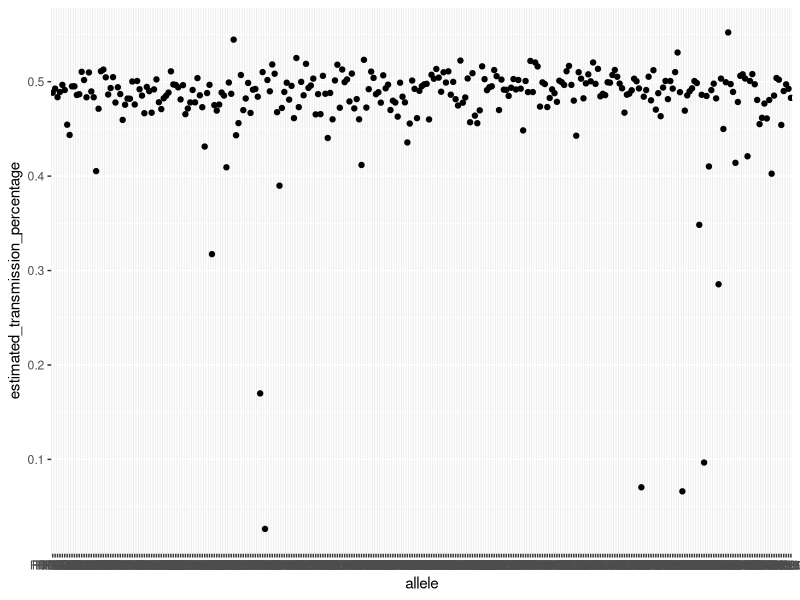
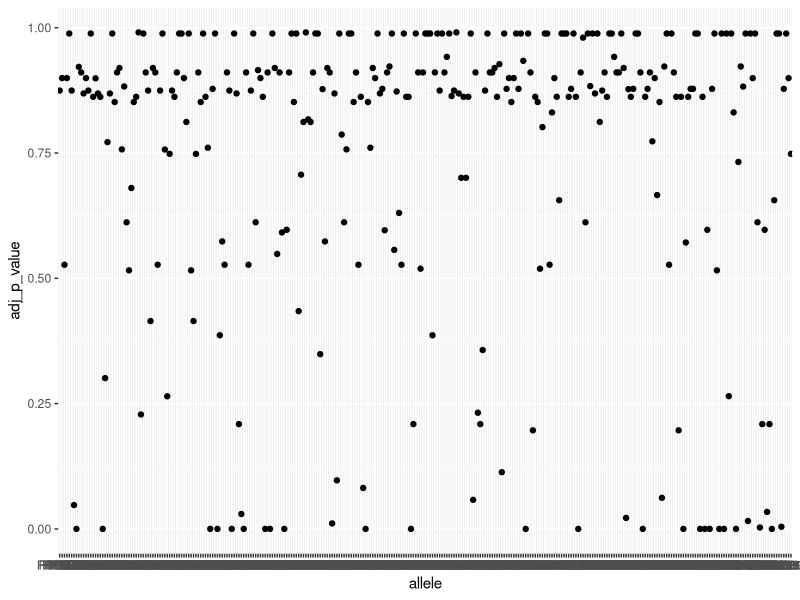
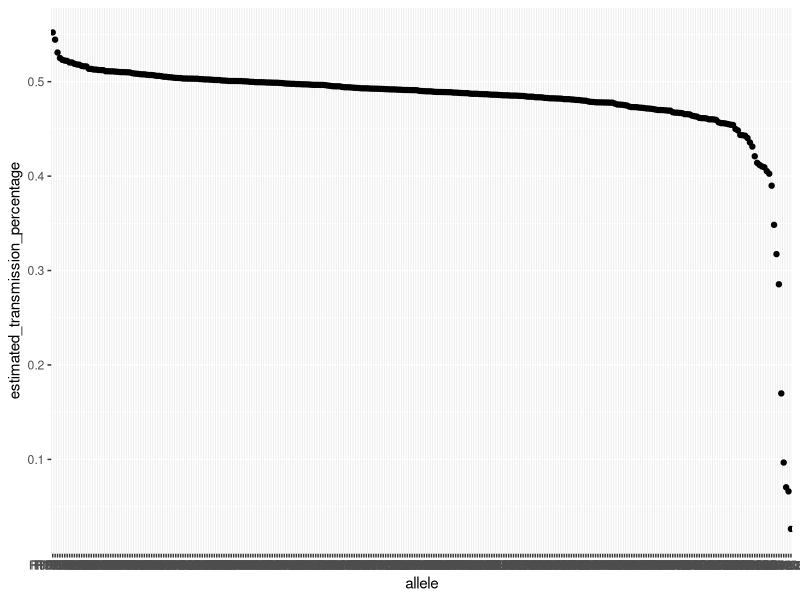
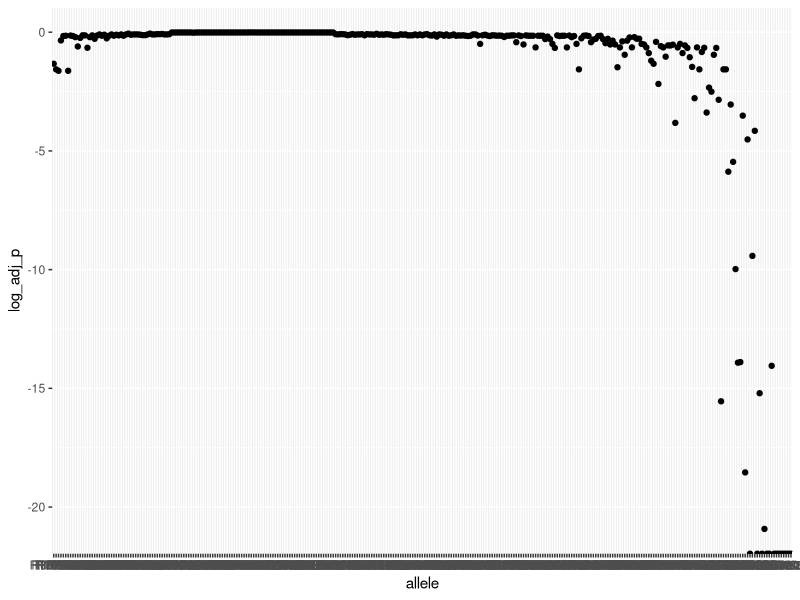
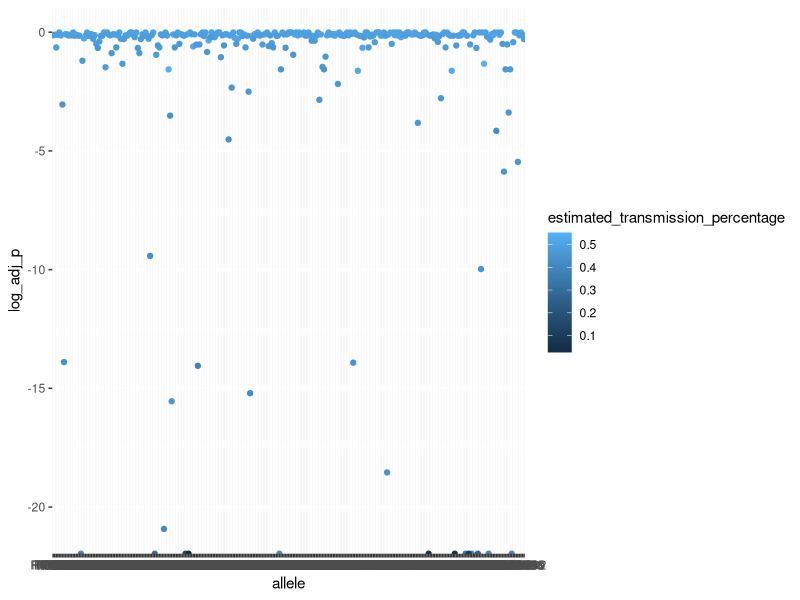
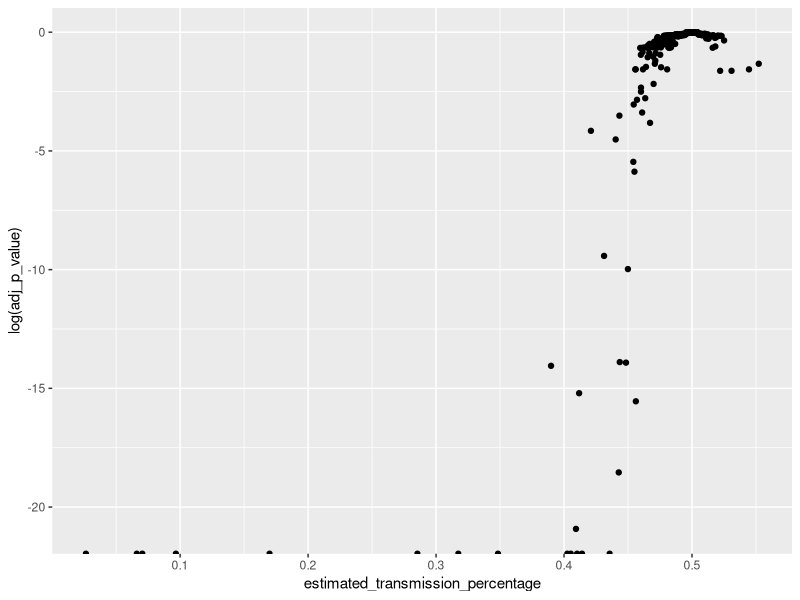
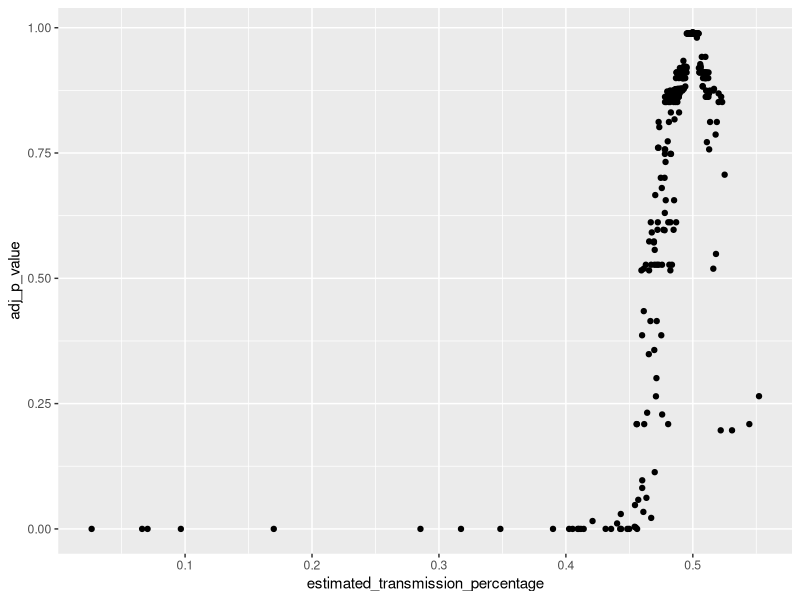
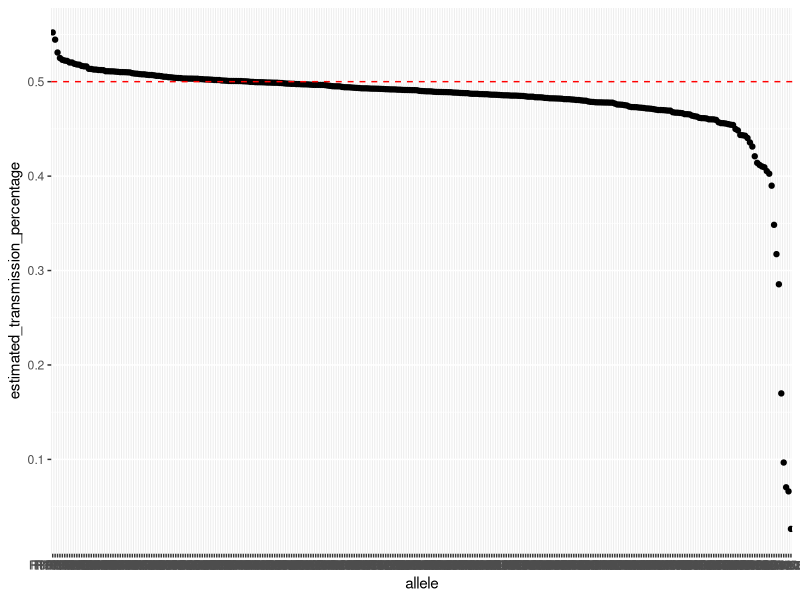

These figures' R source, in order:
## ---- chunk 1
knitr::opts_chunk$set(echo = TRUE)
## ---- chunk 2
library(tidyverse)
asn <- read.table(file = "2023_cleaned_analysis_sum.tsv",
                              header = TRUE,
                              sep = '\t')

asn_pcr <- read.table(file = "2023_cleanPCR_analysis_sum.tsv",
                              header = TRUE,
                              sep = '\t')
## ---- chunk 3
ggplot(asn, mapping = aes(x = allele, 
                          y = estimated_transmission_percentage)) + geom_point()
## ---- chunk 4
ggplot(asn, mapping = aes(x = allele, 
                          y = adj_p_value)) + geom_point()
## ---- chunk 5
ordered_df <- asn %>%
  arrange(desc(estimated_transmission_percentage))
## ---- chunk 6
write.table(ordered_df, file = "2023_cleaned_analysis_ordered.tsv", sep = "\t", row.names=FALSE) 
## ---- chunk 7
ordered_plot <- ggplot(ordered_df, mapping = aes(x = allele, 
                          y = estimated_transmission_percentage )) + geom_point() 

ordered_plot + scale_x_discrete(limits = ordered_df[["allele"]])

## ---- chunk 8
with_log_df <- ordered_df %>%
  mutate(log_adj_p = log(adj_p_value)) %>%
  #only R187B08 had log(adj_p_value) of 0
  mutate(log_adj_p = if_else(log_adj_p == 0, 1.0*10^(-15), log_adj_p))
## ---- chunk 9
ordered_log <- ggplot(with_log_df, mapping = aes(x = allele, 
                          y = log_adj_p)) + geom_point()

ordered_log + scale_x_discrete(limits = ordered_df[["allele"]])

## ---- chunk 10
ggplot(with_log_df, mapping = aes(x = allele, 
                          y = log_adj_p, 
                          col = estimated_transmission_percentage)) + geom_point()
## ---- chunk 11
ggplot(with_log_df, mapping = aes(x = estimated_transmission_percentage, 
                          y = log(adj_p_value))) + geom_point()
## ---- chunk 12
ggplot(asn, mapping = aes(x = estimated_transmission_percentage, 
                          y = adj_p_value)) + geom_point()
## ---- chunk 13
ordered_new <- ordered_df %>%
  arrange(desc(estimated_transmission_percentage))
## ---- chunk 14
ordered_plot_new <- ggplot(ordered_new, mapping = aes(x = allele, 
                          y = estimated_transmission_percentage )) + geom_point() 

ordered_plot_new + scale_x_discrete(limits = ordered_new[["allele"]]) + geom_hline(yintercept = .5, linetype = "dashed", color = "red")

## ---- chunk 15
with_log_df_new <- ordered_new %>%
  mutate(log_adj_p = log(adj_p_value)) %>%
  #only R187B08 had log(adj_p_value) of 0
  mutate(log_adj_p = if_else(log_adj_p == 0, 1.0*10^(-15), log_adj_p))
## ---- chunk 16
ordered_log_new <- ggplot(with_log_df_new, mapping = aes(x = allele, 
                          y = log_adj_p)) + geom_point()

ordered_log_new + scale_x_discrete(limits = ordered_new[["allele"]]) + geom_hline(
  yintercept = log(.05), 
  linetype = "dashed", 
  color = "red")

## ---- chunk 17
ggplot(with_log_df_new, mapping = aes(x = allele, 
                          y = log_adj_p, 
                          col = estimated_transmission_percentage)) + geom_point()
## ---- chunk 18
logcolor <- ggplot(with_log_df_new, mapping = aes(x = allele, 
                          y = log_adj_p, 
                          col = estimated_transmission_percentage)) + geom_point()

logcolor + scale_x_discrete(limits = ordered_new[["allele"]])
## ---- chunk 19
ordered_new <- ordered_new %>%
  mutate(perc = estimated_transmission_percentage*100)
## ---- chunk 20
ordered_new %>%
  filter(adj_p_value < .05)
## ---- chunk 21
ggplot(ordered_new, mapping = aes(x = perc, 
                          y = adj_p_value)) + geom_point() + geom_hline(yintercept = 0.05, linetype = "dashed", color = "red") + xlab("Estimated Transmission Percentage") + ylab("Adjusted P-value") + ggtitle("Adjusted P-value vs. Estimated Transmission Percentage") + theme(axis.title = element_text(size = 13))
## ---- chunk 22
ggplot(asn_pcr, mapping = aes(x = allele, 
                          y = estimated_transmission_percentage, 
                          col = expression_category)) + geom_point()
## ---- chunk 23
ggplot(asn_pcr, mapping = aes(x = allele, 
                          y = adj_p_value, 
                          col = expression_category)) + geom_point()
## ---- chunk 24
ggplot(asn_pcr, mapping = aes(x = expression_category, 
                          y = estimated_transmission_percentage)) + geom_boxplot() + theme(axis.text.x = element_text(size = 8))
## ---- chunk 25
ggplot(asn_pcr, mapping = aes(x = expression_category, 
                          y = raw_p_value)) + geom_boxplot() + theme(axis.text.x = element_text(size = 8))
## ---- chunk 26
ordered_df <- asn_pcr %>%
  arrange(desc(estimated_transmission_percentage))
## ---- chunk 27
write.table(ordered_df, file = "2023_cleanPCR_analysis_ordered.tsv", sep = "\t", row.names=FALSE) 
## ---- chunk 28
ordered_plot <- ggplot(ordered_df, mapping = aes(x = allele, 
                          y = estimated_transmission_percentage )) + geom_point() 

ordered_plot + scale_x_discrete(limits = ordered_df[["allele"]])

## ---- chunk 29
with_log_df <- ordered_df %>%
  mutate(log_adj_p = log(adj_p_value)) %>%
  #only R187B08 had log(adj_p_value) of 0
  mutate(log_adj_p = if_else(log_adj_p == 0, 1.0*10^(-15), log_adj_p))
## ---- chunk 30
ordered_log <- ggplot(with_log_df, mapping = aes(x = allele, 
                          y = log_adj_p)) + geom_point()

ordered_log + scale_x_discrete(limits = ordered_df[["allele"]])

## ---- chunk 31
ggplot(with_log_df, mapping = aes(x = allele, 
                          y = log_adj_p, 
                          col = estimated_transmission_percentage)) + geom_point()
## ---- chunk 32
ggplot(with_log_df, mapping = aes(x = estimated_transmission_percentage, 
                          y = log(adj_p_value))) + geom_point()
## ---- chunk 33
ggplot(asn_pcr, mapping = aes(x = estimated_transmission_percentage, 
                          y = adj_p_value)) + geom_point()
## ---- chunk 34
ordered_new <- ordered_df %>%
  arrange(desc(estimated_transmission_percentage))
## ---- chunk 35
ordered_plot_new <- ggplot(ordered_new, mapping = aes(x = allele, 
                          y = estimated_transmission_percentage )) + geom_point() 

ordered_plot_new + scale_x_discrete(limits = ordered_new[["allele"]]) + geom_hline(yintercept = .5, linetype = "dashed", color = "red")

## ---- chunk 36
with_log_df_new <- ordered_new %>%
  mutate(log_adj_p = log(adj_p_value)) %>%
  #only R187B08 had log(adj_p_value) of 0
  mutate(log_adj_p = if_else(log_adj_p == 0, 1.0*10^(-15), log_adj_p))
## ---- chunk 37
ordered_log_new <- ggplot(with_log_df_new, mapping = aes(x = allele, 
                          y = log_adj_p)) + geom_point()

ordered_log_new + scale_x_discrete(limits = ordered_new[["allele"]]) + geom_hline(
  yintercept = log(.05), 
  linetype = "dashed", 
  color = "red")

## ---- chunk 38
ggplot(with_log_df_new, mapping = aes(x = allele, 
                          y = log_adj_p, 
                          col = estimated_transmission_percentage)) + geom_point()
## ---- chunk 39
logcolor <- ggplot(with_log_df_new, mapping = aes(x = allele, 
                          y = log_adj_p, 
                          col = estimated_transmission_percentage)) + geom_point()

logcolor + scale_x_discrete(limits = ordered_new[["allele"]])
## ---- chunk 40
ggplot(ordered_new, mapping = aes(x = estimated_transmission_percentage, 
                          y = adj_p_value)) + geom_point() + geom_hline(yintercept = 0.05, linetype = "dashed", color = "red")
## ---- chunk 41
ordered_new$expression_category <- factor(ordered_new$expression_category, levels = c("Seedling Only", "Low", "Sperm Cell", "Sperm Cell High", "Vegetative Cell", "Vegetative Cell High"))

ordered_plot_new <- ggplot(ordered_new, mapping = aes(x = allele, 
                          y = estimated_transmission_percentage, color = expression_category )) + geom_point() 

ordered_plot_new + scale_x_discrete(limits = ordered_new[["allele"]]) + geom_hline(yintercept = .5, linetype = "dashed", color = "red")
## ---- chunk 42
grouped_new <- ordered_df %>%
  arrange(expression_category)

#below does not work...?
#grouped_new <- ordered_df %>%
  #arrange(factor(grouped_new$expression_category, levels = c("Seedling Only", "Low", "Sperm Cell", "Sperm Cell High", "Vegetative Cell", "Vegetative Cell High"))
## ---- chunk 43
grouped_new <- grouped_new %>%
  mutate(perc = estimated_transmission_percentage*100)
## ---- chunk 44
#grouped_new$expression_category <- factor(grouped_new$expression_category, levels = c("Seedling Only", "Low", "Sperm Cell", "Sperm Cell High", "Vegetative Cell", "Vegetative Cell High"))

grouped_plot_new <- ggplot(grouped_new, mapping = aes(x = allele, 
                          y = perc, color = expression_category )) + geom_point() 

#grouped_plot_new
grouped_plot_new + scale_x_discrete(limits = grouped_new[["allele"]]) + geom_hline(yintercept = .5, linetype = "dashed", color = "red") + xlab("Allele") + ylab("Estimated Transmission Percentage") + labs(color = "Expression Category") + theme(axis.text.x = element_text(size = .5), axis.title = element_text(size = 13)) + ggtitle("Estimated Transmission Percentage vs. Allele")
## ---- chunk 45
seedling_df <- ordered_new %>%
  filter(expression_category == "Seedling Only")

seedling_plot <- ggplot(seedling_df, mapping = aes(x = allele, 
                          y = estimated_transmission_percentage)) + geom_point() 

seedling_plot + scale_x_discrete(limits = seedling_df[["allele"]]) + geom_hline(yintercept = .5, linetype = "dashed", color = "red") + theme(axis.text.x = element_text(size = 6)) + ggtitle("Seedling Only")
## ---- chunk 46
low_df <- ordered_new %>%
  filter(expression_category == "Low")

low_plot <- ggplot(low_df, mapping = aes(x = allele, 
                          y = estimated_transmission_percentage)) + geom_point() 

low_plot + scale_x_discrete(limits = low_df[["allele"]]) + geom_hline(yintercept = .5, linetype = "dashed", color = "red") + theme(axis.text.x = element_text(size = 4)) + ggtitle("Low")
## ---- chunk 47
sperm_df <- ordered_new %>%
  filter(expression_category == "Sperm Cell")

sperm_plot <- ggplot(sperm_df, mapping = aes(x = allele, 
                          y = estimated_transmission_percentage)) + geom_point() 

sperm_plot + scale_x_discrete(limits = sperm_df[["allele"]]) + geom_hline(yintercept = .5, linetype = "dashed", color = "red") + theme(axis.text.x = element_text(size = 10)) + ggtitle("Sperm Cell")
## ---- chunk 48
shigh_df <- ordered_new %>%
  filter(expression_category == "Sperm Cell High")

shigh_plot <- ggplot(shigh_df, mapping = aes(x = allele, 
                          y = estimated_transmission_percentage)) + geom_point() 

shigh_plot + scale_x_discrete(limits = shigh_df[["allele"]]) + geom_hline(yintercept = .5, linetype = "dashed", color = "red") + theme(axis.text.x = element_text(size = 4)) + ggtitle("Sperm Cell High")
## ---- chunk 49
veg_df <- ordered_new %>%
  filter(expression_category == "Vegetative Cell")

veg_plot <- ggplot(veg_df, mapping = aes(x = allele, 
                          y = estimated_transmission_percentage)) + geom_point() 

veg_plot + scale_x_discrete(limits = veg_df[["allele"]]) + geom_hline(yintercept = .5, linetype = "dashed", color = "red") + theme(axis.text.x = element_text(size = 6)) + ggtitle("Vegetative Cell")
## ---- chunk 50
vhigh_df <- ordered_new %>%
  filter(expression_category == "Vegetative Cell High")

vhigh_plot <- ggplot(vhigh_df, mapping = aes(x = allele, 
                          y = estimated_transmission_percentage)) + geom_point() 

vhigh_plot + scale_x_discrete(limits = vhigh_df[["allele"]]) + geom_hline(yintercept = .5, linetype = "dashed", color = "red") + theme(axis.text.x = element_text(size = 2)) + ggtitle("Vegetative Cell High")
## ---- chunk 51
ordered_new %>% 
  group_by(expression_category) %>%
  summarize(count = n())
## ---- chunk 52
count_df <- ordered_df %>%
  mutate(expression_category = if_else(expression_category == "Seedling Only", "Seedling Only (17)", expression_category)) %>%
  mutate(expression_category = if_else(expression_category == "Low", "Low (22)", expression_category)) %>%
  mutate(expression_category = if_else(expression_category == "Sperm Cell", "Sperm Cell (7)", expression_category)) %>%
  mutate(expression_category = if_else(expression_category == "Sperm Cell High", "Sperm Cell High (23)", expression_category)) %>%
  mutate(expression_category = if_else(expression_category == "Vegetative Cell", "Vegetative Cell (17)", expression_category)) %>%
  mutate(expression_category = if_else(expression_category == "Vegetative Cell High", "Vegetative Cell High (40)", expression_category))
## ---- chunk 53
ggplot(count_df, mapping = aes(x = expression_category, 
                          y = estimated_transmission_percentage)) + geom_boxplot() + theme(axis.text.x = element_text(size = 6)) 
